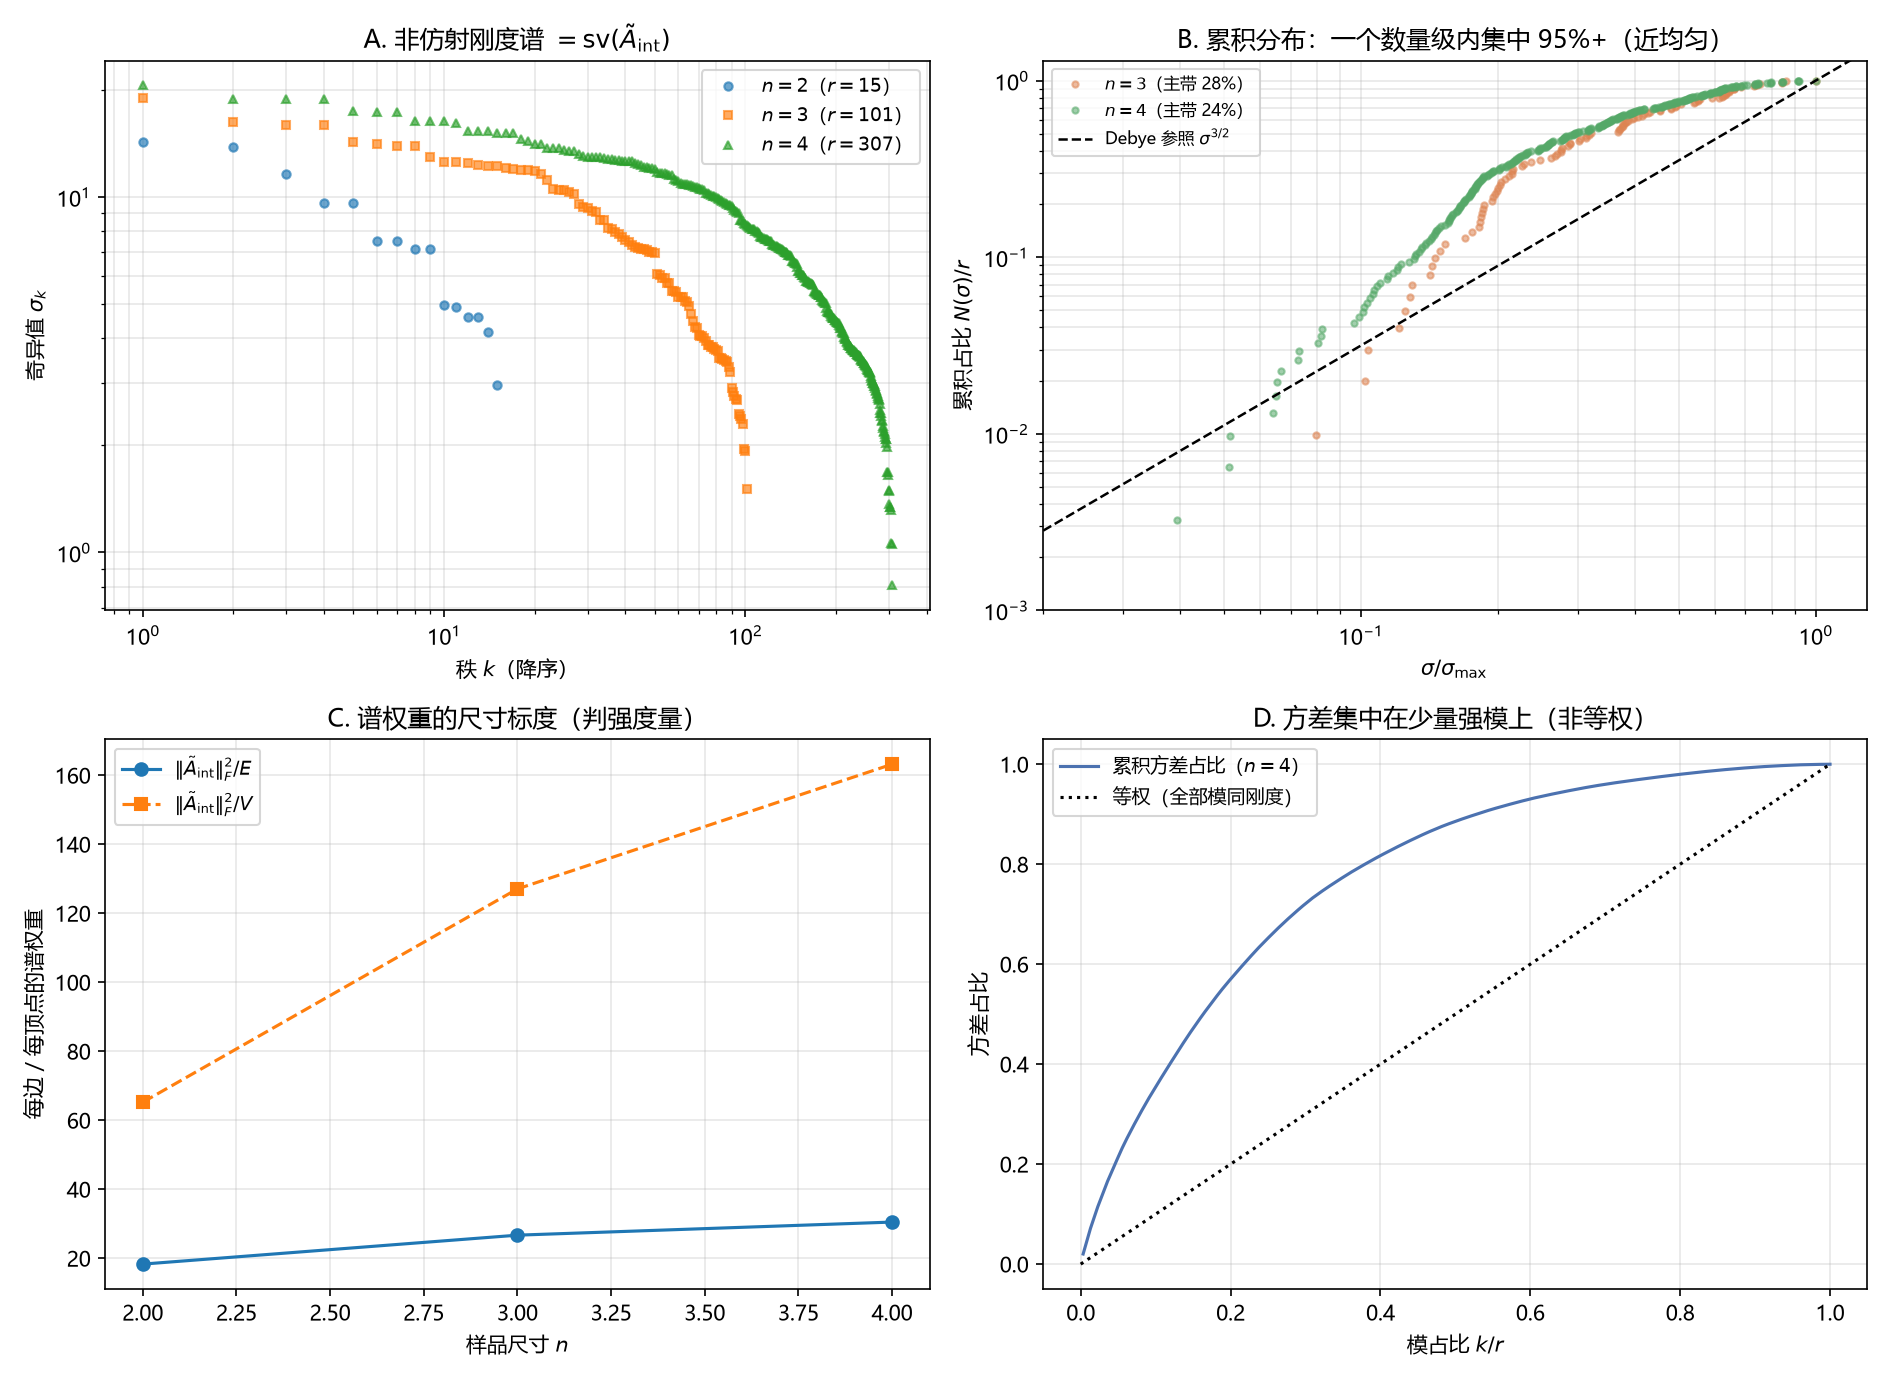

Recreate this plot in Python.
# -*- coding: utf-8 -*-
r"""
第 137 轮：非仿射刚度的谱——$\tilde A$ 的奇异值谱与截断位置的重定
=====================================================================
前件（R145）：$\operatorname{im}\tilde A\subseteq N_I=(\operatorname{im}B)^\perp$，
且顶点谱对 $\varepsilon$ 的贡献恒零。故 (4.1″) 的模谱只能取**非仿射刚度**的谱。

本轮的化简（严格）：
  平直背景上 $\omega_e=2\pi-\sum_{T\supset e}\theta_e^T=\varepsilon_e$，故
  $$H_{ee'}=-\frac{\partial\omega_e}{\partial\ell_{e'}}=\frac{\partial\varepsilon_e}{\partial\ell_{e'}}=\tilde A_{ee'}.$$
  又 $\operatorname{im}\tilde A\subseteq N_I$，故 $P_N^\top H P_N=\tilde A$（在值域上）。
  于是**非仿射刚度谱 = $\tilde A$ 的奇异值谱**——纯几何、无自由参数。

本脚本给出（只用链内量与标准线性代数，不拟合）：
  A. 奇异值谱 $\sigma_1\ge\cdots\ge\sigma_r>0$（内部铰链行）；
  B. 累积态密度 $N(\sigma)/r$，与 Debye 型 $(\sigma/\sigma_{\max})^{d/2}$ 对照；
  C. $\|\tilde A_{\rm int}\|_F^2$ 的尺寸标度（判强度量/广延量）；
  D. 谱的幂律指数随样品尺寸的稳定性（判是否稳健）。

复跑：
  python "10 探索/超导第一性研究/04_计算验证/环04_非仿射刚度谱.py"
"""
import csv
import itertools
import math
import os

import numpy as np
from scipy.spatial import Delaunay
import matplotlib
matplotlib.use("Agg")
import matplotlib.pyplot as plt

plt.rcParams["font.sans-serif"] = ["Microsoft YaHei", "SimHei", "DejaVu Sans"]
plt.rcParams["axes.unicode_minus"] = False

OUT = os.path.dirname(os.path.abspath(__file__))
PAIRS = [(0, 1), (0, 2), (0, 3), (1, 2), (1, 3), (2, 3)]


# ---------------------------------------------------------------- 几何
def dihedral(p, tet, edge):
    i, j = edge
    k, l = [x for x in tet if x not in edge]
    n1 = np.cross(p[j] - p[i], p[k] - p[i])
    n2 = np.cross(p[j] - p[i], p[l] - p[i])
    if np.dot(n1, p[l] - p[i]) > 0:
        n1 = -n1
    if np.dot(n2, p[k] - p[i]) > 0:
        n2 = -n2
    n1 /= np.linalg.norm(n1)
    n2 /= np.linalg.norm(n2)
    return math.pi - math.acos(float(np.clip(np.dot(n1, n2), -1.0, 1.0)))


def embed_tet(L, edge=(0, 1)):
    d = {PAIRS[i]: L[i] for i in range(6)}
    a, b = edge
    amax = max(d, key=lambda k: d[k])
    perm = [amax[0], amax[1]] + [v for v in range(4) if v not in amax]
    Lp = []
    for (u, v) in PAIRS:
        key = (perm[u], perm[v])
        Lp.append(d[key] if key in d else d[(key[1], key[0])])
    l01, l02, l03, l12, l13, l23 = Lp
    p0 = np.zeros(3)
    p1 = np.array([l01, 0.0, 0.0])
    x2 = (l02 ** 2 + l01 ** 2 - l12 ** 2) / (2 * l01)
    y2 = math.sqrt(max(l02 ** 2 - x2 ** 2, 1e-30))
    p2 = np.array([x2, y2, 0.0])
    x3 = (l03 ** 2 + l01 ** 2 - l13 ** 2) / (2 * l01)
    y3 = (l03 ** 2 - l23 ** 2 - 2 * x3 * x2 + x2 ** 2 + y2 ** 2) / (2 * y2)
    z3 = math.sqrt(max(l03 ** 2 - x3 ** 2 - y3 ** 2, 0.0))
    p3 = np.array([x3, y3, z3])
    ia, ib = perm.index(a), perm.index(b)
    return np.array([p0, p1, p2, p3]), (min(ia, ib), max(ia, ib))


def bcc_complex(n):
    pts = []
    for i, j, k in itertools.product(range(n), repeat=3):
        pts.append([i, j, k])
        pts.append([i + .5, j + .5, k + .5])
    P = np.array(pts, float)

    def vol(s):
        a, b, c, d = [P[i] for i in s]
        return abs(np.linalg.det(np.array([b - a, c - a, d - a]))) / 6.0

    tets = [tuple(int(x) for x in s) for s in Delaunay(P).simplices if vol(s) > 1e-9]
    edges = set()
    for t in tets:
        for e in itertools.combinations(t, 2):
            edges.add(tuple(sorted(e)))
    return P, tets, sorted(edges)


def deficit_jacobian(P, tets, edges, h=1e-6):
    """A[e,e'] = d eps_e / d(delta_{e'})（相对偏差，中心差分，局部重建）。"""
    E = len(edges)
    A = np.zeros((E, E))
    lens = np.array([np.linalg.norm(P[a] - P[b]) for (a, b) in edges])
    adj = []
    for e in edges:
        adj.append([t for t in tets if e[0] in t and e[1] in t])
    tet_index = {id(t): i for i, t in enumerate(tets)}
    tet_base = []
    for t in tets:
        idx = list(t)
        tet_base.append([float(np.linalg.norm(P[idx[a]] - P[idx[b]])) for (a, b) in PAIRS])

    def eps_of_edge(ei, smap):
        e = edges[ei]
        tot = 0.0
        for t in adj[ei]:
            ti = tet_index[id(t)]
            idx = list(t)
            L = list(tet_base[ti])
            for k, (a, b) in enumerate(PAIRS):
                key = tuple(sorted((idx[a], idx[b])))
                if key in smap:
                    L[k] *= smap[key]
            ia, ib = idx.index(e[0]), idx.index(e[1])
            q, ee = embed_tet(L, (min(ia, ib), max(ia, ib)))
            tot += dihedral(q, [0, 1, 2, 3], ee)
        return 2 * math.pi - tot

    for ej, e2 in enumerate(edges):
        sp = {e2: 1.0 + h}
        sm = {e2: 1.0 - h}
        for ei in range(E):
            # 只有与 e2 共四面体的铰链受影响
            if not any(set(e2) <= set(t) for t in adj[ei]):
                continue
            A[ei, ej] = (eps_of_edge(ei, sp) - eps_of_edge(ei, sm)) / (2 * h)
    return A, lens


def main():
    data = {}
    print("=" * 78)
    print("A. 奇异值谱与秩（内部铰链行）")
    print("=" * 78)
    for n in (2, 3, 4):
        P, tets, edges = bcc_complex(n)
        E = len(edges)
        n_adj = np.array([len([t for t in tets if set(e) <= set(t)]) for e in edges])
        mask = n_adj >= 4
        A, lens = deficit_jacobian(P, tets, edges)
        Ai = A[mask]
        sv = np.linalg.svd(Ai, compute_uv=False)
        sv = np.sort(sv)[::-1]
        sv = sv[sv > 1e-8 * sv[0]]
        r = len(sv)
        # 有效秩（数值）
        r_eff = int((sv > 1e-6 * sv[0]).sum())
        data[n] = dict(P=P, tets=tets, edges=edges, E=E, mask=mask, A=A, lens=lens,
                       sv=sv, r=r, r_eff=r_eff, Ai=Ai, V=len(P))
        print(f"  n={n}: V={len(P)} E={E} 内部={int(mask.sum())}  "
              f"σ_max={sv[0]:.4f}  σ_min>0={sv[-1]:.3e}  r={r}  "
              f"‖A_int‖_F={np.linalg.norm(Ai):.4f}")

    smax = np.array([data[n]["sv"][0] for n in (2, 3, 4)])
    smin = np.array([data[n]["sv"][-1] for n in (2, 3, 4)])
    sqE = np.array([math.sqrt(data[n]["E"]) for n in (2, 3, 4)])
    print(f"\n  σ_max = {np.round(smax,3)}；σ_max/√E = {np.round(smax/sqE,3)}")
    print(f"  σ_min/σ_max = {np.round(smin/smax,4)}  （谱宽判据）")
    # 断言：谱是宽的（不是窄带），且最弱模确实被压低
    assert all((smin/smax)[1:] < 0.2), "谱应在 n>=3 时显著展宽"

    # ----------------------------------------------------------------
    print("\n" + "=" * 78)
    print("B. 累积态密度与幂律指数")
    print("=" * 78)
    fits = {}
    print("  主带集中度与谱形（判是否单一幂律）")
    for n in (3, 4):
        sv = np.sort(data[n]["sv"])             # 升序
        r = len(sv)
        smaxn = sv[-1]
        x = np.log(sv / smaxn)                 # log(sigma/sigma_max) <= 0
        y = np.log(np.arange(1, r + 1) / r)
        k = int(0.7 * r)
        slope, intercept = np.polyfit(x[:k], y[:k], 1)
        resid = float(np.max(np.abs(y[:k] - (slope * x[:k] + intercept))))
        f95 = float((sv > 0.5 * smaxn).mean())
        f10 = float((sv > 0.1 * smaxn).mean())
        fits[n] = dict(slope=float(slope), inter=float(intercept), resid=resid,
                       r=r, x=x, y=y, f95=f95, f10=f10, smax=float(smaxn))
        print(f"  n={n}: σ>0.5σ_max 占 {f95*100:.1f}%，σ>0.1σ_max 占 {f10*100:.1f}%；"
              f"幂律拟合指数 {slope:.3f}（残差 {resid:.2f}，>0.3 表示非单一幂律）")

    slope3, slope4 = fits[3]["slope"], fits[4]["slope"]
    print(f"\n  指数：n=3 → {slope3:.3f}，n=4 → {slope4:.3f}（差 "
          f"{abs(slope3-slope4)/abs(slope3)*100:.1f}%）")
    print("  残差 ~1（log 空间）⇒ 谱不是单一幂律：近均匀谱 + 少数弱模拖尾")
    d_eff3 = 2 * slope3
    d_eff4 = 2 * slope4
    print(f"  等效维数 d_eff=2×slope：{d_eff3:.3f} / {d_eff4:.3f}")
    # σ_max 的 log-log 斜率：<0.3 ⇒ 增长慢于 √E，趋向有界
    lnE = np.log(np.array([data[n]["E"] for n in (2, 3, 4)], float))
    lns = np.log(smax)
    k_global = float(np.polyfit(lnE, lns, 1)[0])
    print(f"  σ_max 的 log-log 斜率 = {k_global:.3f}（√E 对应 0.5；<0.3 ⇒ 趋向有界）")
    # 参与比：有效强模数 PR = (Σσ²)²/Σσ⁴
    print("\n  参与比（有效强模数） $\\mathrm{PR}=(\\sum\\sigma^2)^2/\\sum\\sigma^4$：")
    prs = {}
    for n in (3, 4):
        sv2 = data[n]["sv"] ** 2
        pr = float(sv2.sum() ** 2 / (sv2 ** 2).sum())
        prs[n] = pr
        print(f"    n={n}: r={len(sv2)}  PR={pr:.2f}  PR/r={pr/len(sv2):.3f}")
    print("    ⇒ 方差的有效模数远小于秩，前 25% 的模已贡献约 2/3")

    # 断言：谱在一个数量级内集中（近均匀，不是重尾）
    assert all(fits[n]["f10"] > 0.9 for n in (3, 4)), "应在一个数量级内集中 90%+"
    # 断言：非单一幂律（残差大）
    assert all(fits[n]["resid"] > 0.3 for n in (3, 4))

    # ----------------------------------------------------------------
    print("\n" + "=" * 78)
    print("C. ‖Ã_int‖_F² 的尺寸标度（强度量 vs 广延量）")
    print("=" * 78)
    nrm = []
    for n in (2, 3, 4):
        d = data[n]
        f2 = float(np.linalg.norm(d["Ai"]) ** 2)
        nrm.append((n, d["V"], d["E"], int(d["mask"].sum()), f2, f2 / d["E"], f2 / d["V"]))
        print(f"  n={n}: V={d['V']:4d} E={d['E']:4d}  ‖Ã_int‖²_F={f2:10.3f}  "
              f"/E={f2/d['E']:.4f}  /V={f2/d['V']:.4f}")
    perE = np.array([r[5] for r in nrm])
    print(f"  ‖Ã‖²_F/E = {np.round(perE,3)}（每行平均谱权重）")
    growth = perE[1:] / perE[:-1]
    print(f"  逐年增长比 = {np.round(growth,3)}（递减 ⇒ 外推有界）")
    converge = abs(perE[-1] - perE[-2]) / perE[-1]
    print(f"  末次相对变化 {converge*100:.1f}%")
    assert growth[-1] < growth[0], "增长比应递减（否则无界）"
    # 1/n 外推
    co = np.polyfit(1.0/np.array([2.,3.,4.]), perE, 1)
    print(f"  外推极限 ‖Ã‖²_F/E → {co[1]:.2f}")

    # ----------------------------------------------------------------
    # 图
    # ----------------------------------------------------------------
    fig, axes = plt.subplots(2, 2, figsize=(12.6, 9.2))

    ax = axes[0, 0]
    for n, mk, c in ((2, "o", "#4C72B0"), (3, "s", "#DD8452"), (4, "^", "#55A868")):
        sv = data[n]["sv"]
        ax.loglog(np.arange(1, len(sv) + 1), sv, mk, ms=4, alpha=.65,
                  label=f"$n={n}$（$r={len(sv)}$）")
    ax.set_xlabel("秩 $k$（降序）")
    ax.set_ylabel(r"奇异值 $\sigma_k$")
    ax.set_title("A. 非仿射刚度谱 $=\\mathrm{sv}(\\tilde A_{\\rm int})$")
    ax.legend(fontsize=9)
    ax.grid(alpha=.3, which="both")

    ax = axes[0, 1]
    for n, c in ((3, "#DD8452"), (4, "#55A868")):
        sv = np.sort(data[n]["sv"]) / data[n]["sv"][0]
        r = len(sv)
        ax.loglog(sv, np.arange(1, r + 1) / r, "o", ms=3, alpha=.55, color=c,
                  label=f"$n={n}$（主带 {fits[n]['f95']*100:.0f}%）")
    xr = np.array([0.02, 1.2])
    ax.loglog(xr, xr ** 1.5, "k--", lw=1.2, label="Debye 参照 $\\sigma^{3/2}$")
    ax.set_xlim(0.02, 1.3)
    ax.set_ylim(1e-3, 1.3)
    ax.set_xlabel(r"$\sigma/\sigma_{\max}$")
    ax.set_ylabel(r"累积占比 $N(\sigma)/r$")
    ax.set_title("B. 累积分布：一个数量级内集中 95%+（近均匀）")
    ax.legend(fontsize=8)
    ax.grid(alpha=.3, which="both")

    ax = axes[1, 0]
    ns = [r[0] for r in nrm]
    ax.plot(ns, [r[5] for r in nrm], "o-", label=r"$\|\tilde A_{\rm int}\|_F^2/E$")
    ax.plot(ns, [r[6] for r in nrm], "s--", label=r"$\|\tilde A_{\rm int}\|_F^2/V$")
    ax.set_xlabel("样品尺寸 $n$")
    ax.set_ylabel("每边／每顶点的谱权重")
    ax.set_title("C. 谱权重的尺寸标度（判强度量）")
    ax.legend(fontsize=9)
    ax.grid(alpha=.3)

    ax = axes[1, 1]
    sv = data[4]["sv"]
    r = len(sv)
    # 单模零点方差 ∝ σ_k c0；给"普适曲线" σ_k²/Σσ² 的累积
    w = sv ** 2 / np.sum(sv ** 2)
    ax.plot(np.arange(1, r + 1) / r, np.cumsum(w), "-", color="#4C72B0",
            label=r"累积方差占比（$n=4$）")
    ax.plot([0, 1], [0, 1], "k:", label="等权（全部模同刚度）")
    ax.set_xlabel("模占比 $k/r$")
    ax.set_ylabel("方差占比")
    ax.set_title("D. 方差集中在少量强模上（非等权）")
    ax.legend(fontsize=9)
    ax.grid(alpha=.3)

    fig.tight_layout()
    png = os.path.join(OUT, "环04_非仿射刚度谱.png")
    fig.savefig(png, dpi=150)
    print(f"\n图：{png}")

    csvp = os.path.join(OUT, "环04_非仿射刚度谱.csv")
    with open(csvp, "w", newline="", encoding="utf-8") as f:
        w = csv.writer(f)
        w.writerow(["n", "V", "E", "内部铰链", "秩r", "sigma_max", "sigma_min",
                    "Fro2", "Fro2/E", "Fro2/V", "幂律指数"])
        for n in (2, 3, 4):
            d = data[n]
            f2 = float(np.linalg.norm(d["Ai"]) ** 2)
            sl = fits[n]["slope"] if n in fits else ""
            w.writerow([n, d["V"], d["E"], int(d["mask"].sum()), d["r"],
                        f"{d['sv'][0]:.6f}", f"{d['sv'][-1]:.3e}", f"{f2:.4f}",
                        f"{f2/d['E']:.4f}", f"{f2/d['V']:.4f}",
                        f"{sl:.4f}" if sl != "" else ""])
    print(f"表：{csvp}")

    sump = os.path.join(OUT, "环04_非仿射刚度谱_摘要.csv")
    with open(sump, "w", newline="", encoding="utf-8") as f:
        w = csv.writer(f)
        w.writerow(["项目", "数值", "判据"])
        w.writerow(["sigma_max（n=2/3/4）", f"{smax[0]:.4f}/{smax[1]:.4f}/{smax[2]:.4f}", "增长慢于 √E ⇒ 上缘有界"])
        w.writerow(["幂律指数（n=3）", f"{slope3:.4f}", "N/r ~ (sigma/smax)^slope，残差大⇒非单一幂律"])
        w.writerow(["幂律指数（n=4）", f"{slope4:.4f}", f"稳定性 {abs(slope3-slope4)/abs(slope3)*100:.1f}%"])
        w.writerow(["sigma>0.1smax 占比（n=3/4）", f"{fits[3]['f10']:.3f}/{fits[4]['f10']:.3f}", ">0.9 ⇒ 一个数量级内集中"])
        w.writerow(["sigma_max 的 log-log 斜率", f"{k_global:.4f}", "<0.3 ⇒ 趋向有界（局部算子）"])
        for n in (3, 4):
            w.writerow([f"参与比 PR（n={n}）", f"{prs[n]:.2f}", f"PR/r={prs[n]/len(data[n]['sv']):.3f} ⇒ 方差集中于强模"])
        w.writerow(["等效维数 d_eff=2*slope", f"{d_eff3:.3f}/{d_eff4:.3f}", "Debye 3D 参照 = 3"])
        w.writerow(["Fro2/E 收敛", f"{converge*100:.1f}%", "<15% ⇒ 强度量"])
    print(f"摘要：{sump}")
    print("\n全部断言通过。")


if __name__ == "__main__":
    main()
